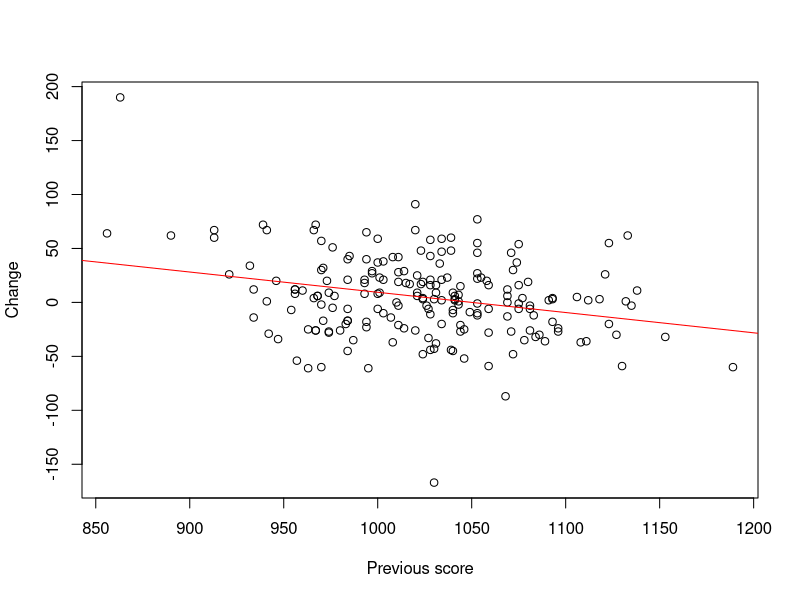
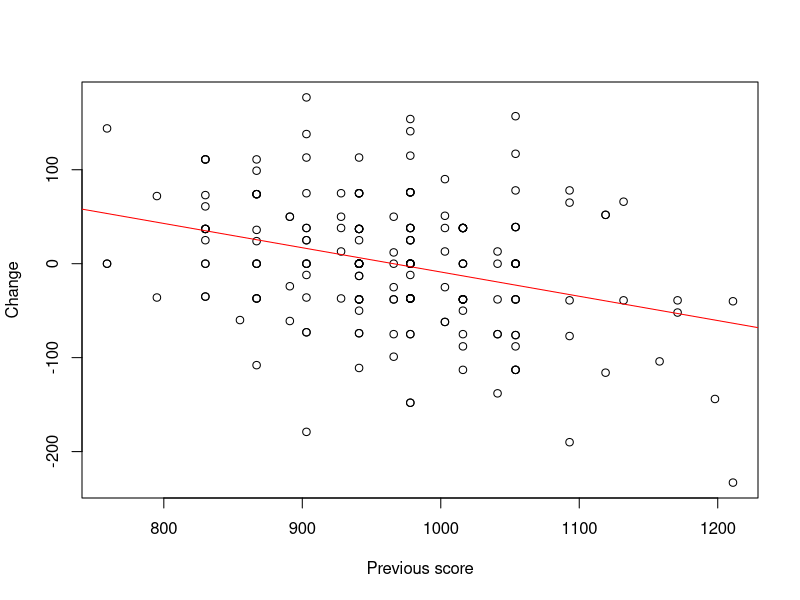
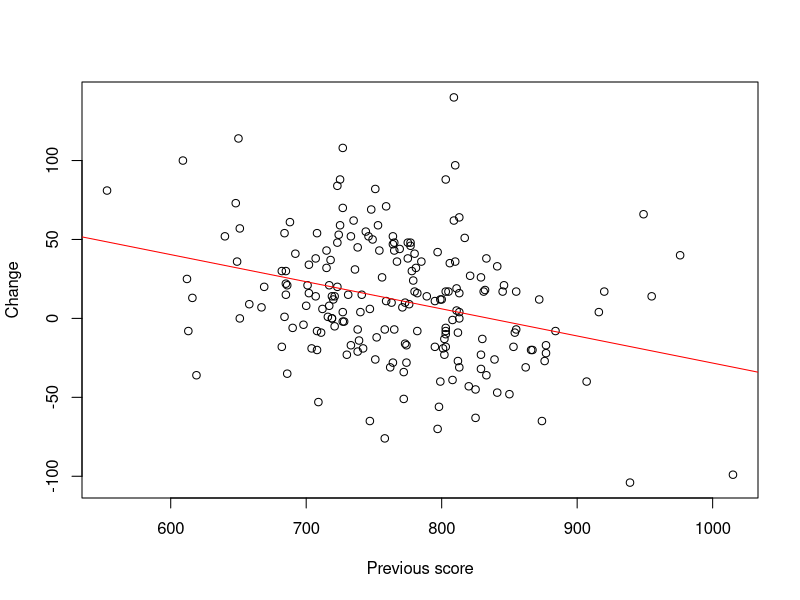
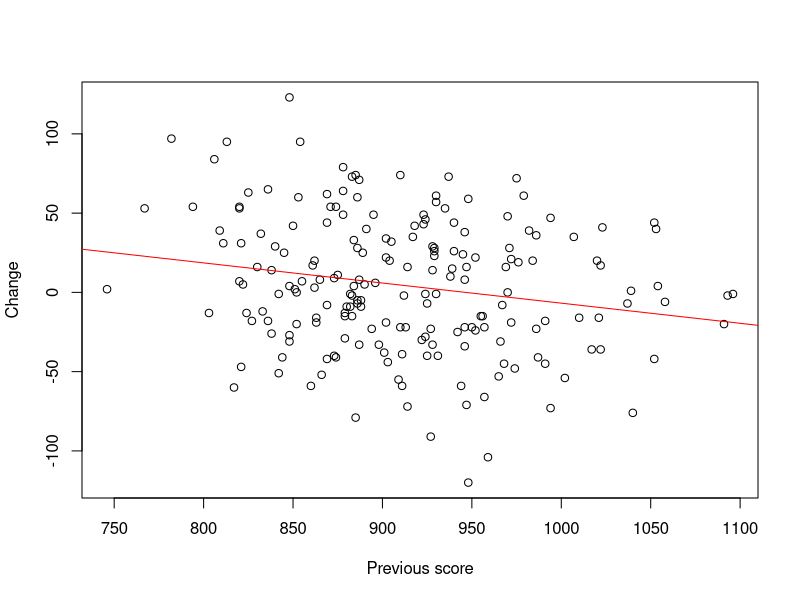
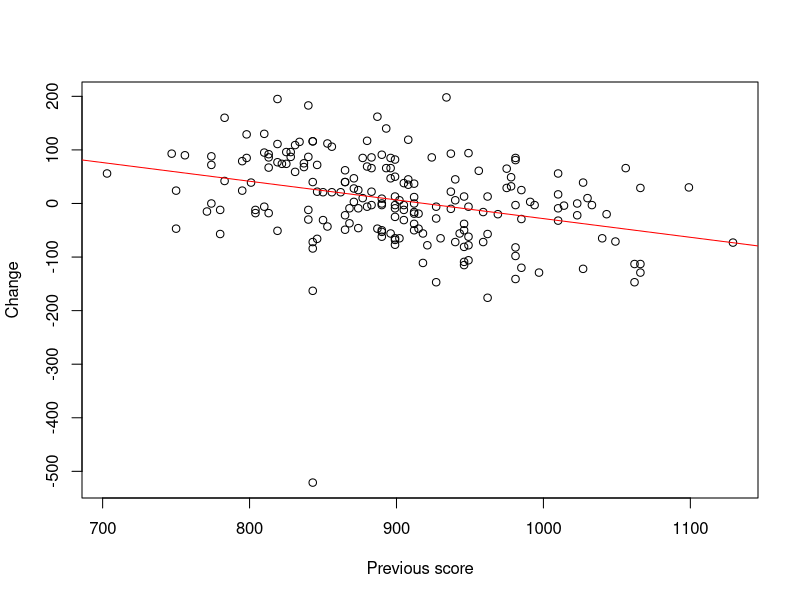
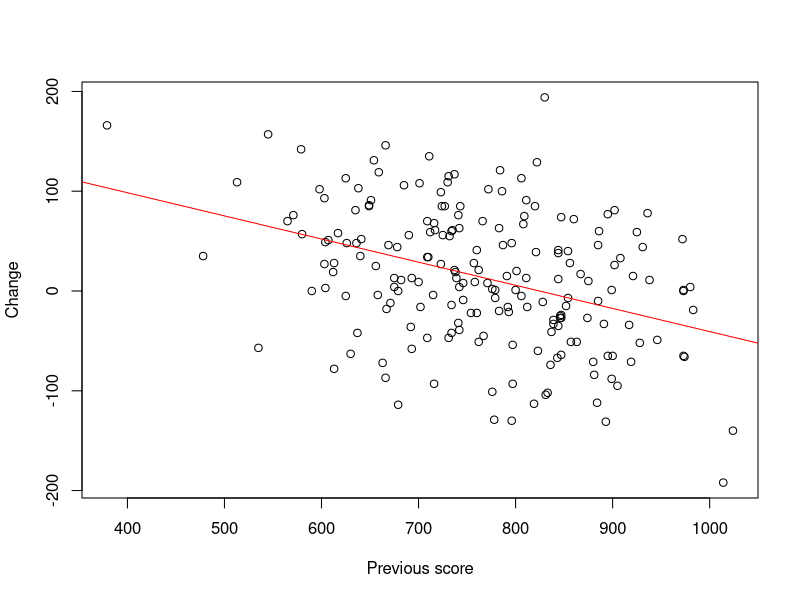
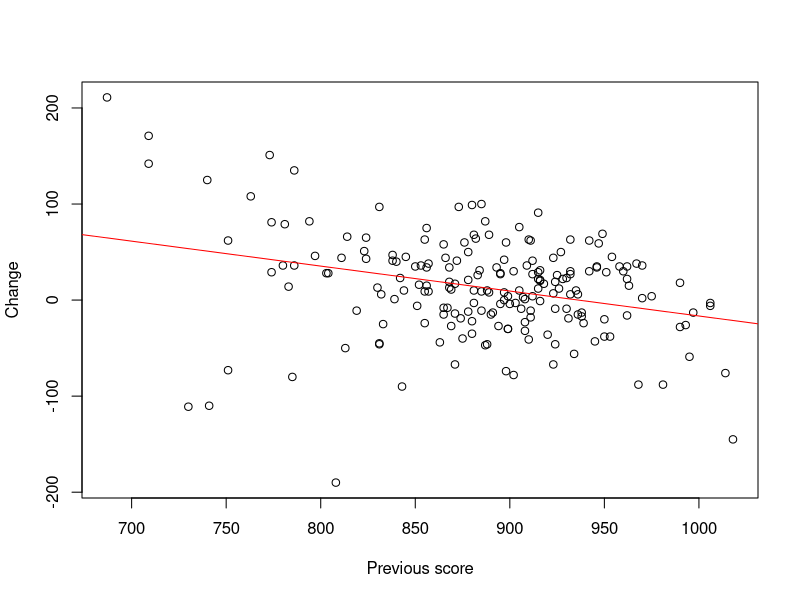
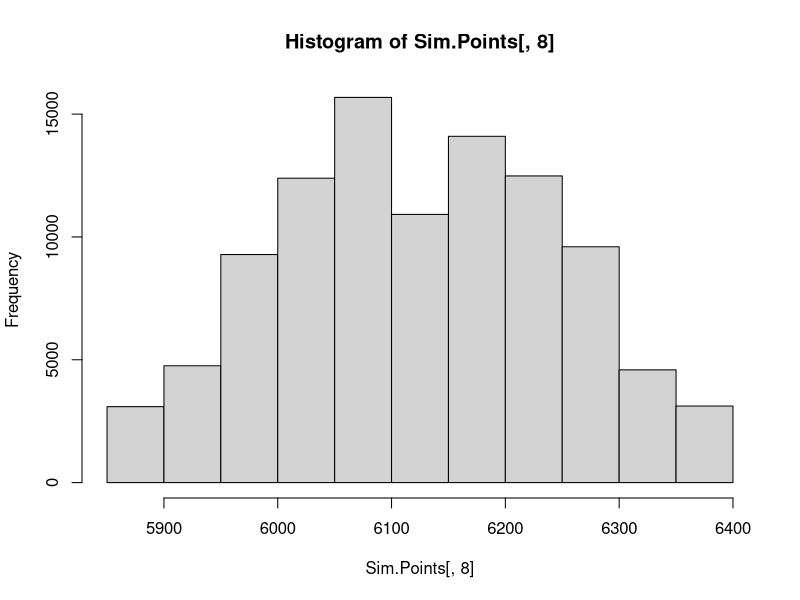

Generate these figures, in order, with R: (Note: a time limit stopped this script after it produced the figures.)
#Set Working Directory and read the csv
setwd("C:/Users/ITZJA/OneDrive/Documents/Heptathlon_Prediction_Project")
Data = read.csv("Heptathlon Data.csv", header = TRUE, stringsAsFactors = FALSE)


# Set up table for the models to store intercept, and slope
Zero7 = array(0, dim = c(7))
D.Model = data.frame(correlation = Zero7,
                     intercept = Zero7,
                     slope = Zero7)

# Initialise a data structures to save the "quintiles"
# 7 disciplines x 4 quintile division points
Quintile = matrix(c(0),7,4)

# Initialise the data structure to store the residual values
# 198 previous performances x 7 disciplines
Residual = matrix(c(0),198,7)

# Model Year to Year change in each discipline

for (disc in 1:7) {
  if (disc == 1) {
    # 100m Hurdles
    x = Data$PRE_100mH
    y = Data$DIFF_100mH
  } else if (disc == 2) {
    # High Jump
    x = Data$PRE_HJ
    y = Data$DIFF_HJ   
  } else if (disc == 3) {
    # Shot Put
    x = Data$PRE_Shot
    y = Data$DIFF_Shot     
  } else if (disc == 4) {
    # 200m
    x = Data$PRE_200m
    y = Data$DIFF_200m     
  } else if (disc == 5) {
    # Long Jump
    x = Data$PRE_LJ
    y = Data$DIFF_LJ  
  } else if (disc == 6) {
    # Javelin
    x = Data$PRE_Jav
    y = Data$DIFF_Jav   
  } else if (disc == 7) {
    # 800m
    x = Data$PRE_800m
    y = Data$DIFF_800m    
  }
  
  plot(y~x, ylab = "Change", xlab = "Previous score", axes = TRUE)
  
  r = cor(x,y)
  model = lm(y~x)
  abline(model, col="red")
  
  intercept = model$coefficients[1]
  slope = model$coefficients[2]
  
  # Get the residual values for the current discipline
  Table = data.frame(pred = model$fitted.values, res = model$residuals, absres = abs(model$residuals))
  SortedTable = Table[with(Table, order(pred)), ]

  # Determine the 4 values that split the predicted values into 5 quintiles
  # These will be used to select quintile of residuals to be used during
  # predictive modelling  
  # These division points are halfway between end of one quintile and 
  # start of the next
  Quintile[disc,1] = (SortedTable$pred[39] + SortedTable$pred[40])/2
  Quintile[disc,2] = (SortedTable$pred[79] + SortedTable$pred[80])/2
  Quintile[disc,3] = (SortedTable$pred[118] + SortedTable$pred[119])/2
  Quintile[disc,4] = (SortedTable$pred[158] + SortedTable$pred[159])/2
  
  # Save the residuals
  Residual[,disc] = SortedTable$res
  
  D.Model$correlation[disc] = r
  D.Model$intercept[disc] = intercept
  D.Model$slope[disc] = slope
}

# Hanna Kasyanova scores
Athlete.Pre = c(1047, 978, 739, 947, 975, 589, 890)

# We will do 10,000 simulations - note discipline 8 is the total points
Sim.Points = matrix(c(0),100000,8)

for (sim in 1:100000) {
  # Simulate each discipline
  for (disc in 1:7) {
    # Start with previous year's points
    pts = Athlete.Pre[disc]
    # Determine predicted change
    pred.change = D.Model$intercept[disc] + D.Model$slope[disc]*pts
    # Determine the lower and upper bound of the residual table to
    # be used.  This depends on which quintile the predicted change
    # value is in
    if (pred.change < Quintile[disc,1]) {
      # First quintile
      Lower.bound = 39
      Upper.bound = 40
    } else if (pred.change < Quintile[disc,2]) {
      # Second quintile
      Lower.bound = 79
      Upper.bound = 80
    } else if (pred.change < Quintile[disc,3]) {
      # Third quintile
      Lower.bound = 118
      Upper.bound = 119
    } else if (pred.change < Quintile[disc,4]) {
      # Fourth quintile
      Lower.bound = 158
      Upper.bound = 159
    } else {
      # Fifth quintile
      Lower.bound = 197
      Upper.bound = 198
    }
    
    # Choose a random residual for the quintile of the predicted value
    rand.num = sample(Lower.bound:Upper.bound, 1)
    res.athlete = Residual[rand.num, disc]
    
    # Add up the points
    sim.pts = pts + pred.change + res.athlete
    sim.pts = round(sim.pts, digits = 0)
    Sim.Points[sim,disc] = sim.pts
    Sim.Points[sim,8] = Sim.Points[sim,8] + sim.pts
  }
}

hist(Sim.Points[,8])


# Now to determine which discipline to emphasise
# We will roll the dice twice for the discipline we are emphasising
# and choose the higher of the two residuals
Athlete.Score = array(0, dim = c(8))
for (emph in 1:8) {
  Sim.Points = matrix(c(0),100000,8)
  
  for (sim in 1:100000) {
    # Simulate each discipline
    for (disc in 1:7) {
      # Start with previous year's points
      pts = Athlete.Pre[disc]
      # Determine predicted change
      pred.change = D.Model$intercept[disc] + D.Model$slope[disc]*pts
      # Determine the lower and upper bound of the residual table to
      # be used.  This depends on which qunitile the predicted change
      # value is in
      if (pred.change < Quintile[disc,1]) {
        # First quintile
        Lower.bound = 39
        Upper.bound = 40
      } else if (pred.change < Quintile[disc,2]) {
        # Second quintile
        Lower.bound = 79
        Upper.bound = 80
      } else if (pred.change < Quintile[disc,3]) {
        # Third quintile
        Lower.bound = 118
        Upper.bound = 119
      } else if (pred.change < Quintile[disc,4]) {
        # Fourth quintile
        Lower.bound = 158
        Upper.bound = 159
      } else {
        # Fifth quintile
        Lower.bound = 197
        Upper.bound = 198
      }
      
      if (disc == emph) {
        # Choose the highest of two randomly chosen residuals for the
        # quintile of the predicted value for year to year change
        rand.num = sample(Lower.bound:Upper.bound, 1)
        res.athlete.1 = Residual[rand.num, disc]
        rand.num = sample(Lower.bound:Upper.bound, 1)
        res.athlete.2 = Residual[rand.num, disc]
        res.athlete = max(res.athlete.1, res.athlete.2)
      } else {
        # Choose a random residual for the quintile of the predicted value
        rand.num = sample(Lower.bound:Upper.bound, 1)
        res.athlete = Residual[rand.num, disc]
      }
      # Add up the points
      sim.pts = pts + pred.change + res.athlete
      sim.pts = round(sim.pts, digits = 0)
      Sim.Points[sim,disc] = sim.pts
      Sim.Points[sim,8] = Sim.Points[sim,8] + sim.pts      
    }
  }
  Athlete.Score[emph] = mean(Sim.Points[,8])
}
plot(Athlete.Score)

print(Athlete.Score)
